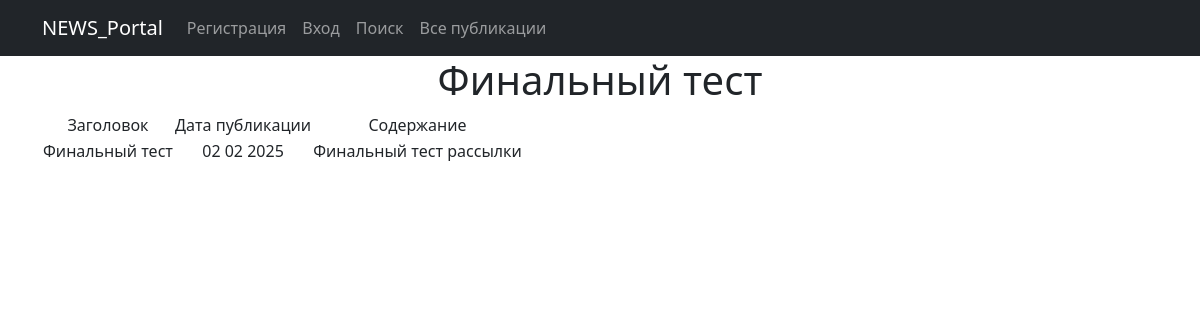
Before: /post/117/ with the older database file.
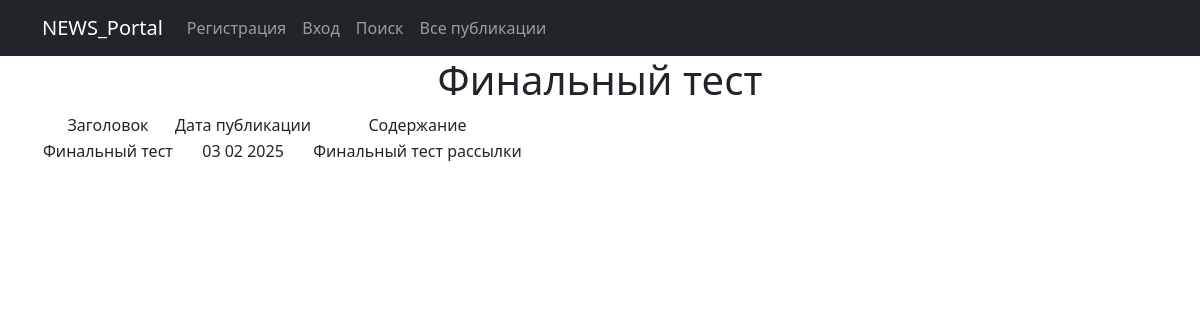
After: the same page with the newer database file.
### new_portal/models.py (models this page shows, shortened)
class Post(models.Model):
    author = models.ForeignKey(Author, on_delete=models.CASCADE)  # 'связь один ко многим' с моделью Author
    choice_type = models.CharField(max_length=2, choices=POST_TYPE_CHOICES, default='AR')  # Выбор типа сообщения
    time_in = models.DateTimeField(auto_now_add=True)  # автоматическое добавление даты и времени при создании поста
    categories = models.ManyToManyField(Category, through='PostCategory')  # 'связь многие ко многим' через PostCategory
    title = models.CharField(max_length=128)
    content = models.TextField()
    rating = models.IntegerField(default=0)

### new_portal/views.py (the view)
# urls.py: path('<int:pk>/', PostDetail.as_view(), name='post_detail'),
class PostDetail(DetailView):
    model = Post
    template_name = 'post_id.html'
    context_object_name = 'post_id'                            # имя для обращения в шаблоне

### new_portal/templatetags/censor_filters.py (called while the page is built)
@register.filter()  # декоратор, регистрирует функцию как фильтр (для применения его в шаблонах)
def censor(text):
    for el in BAD_WORDS:  # перебор списка слов и замена на *, при совпадении
        pattern = re.compile(r'\b{}\b'.format(el), re.IGNORECASE)
        censored_word = el[0] + '*' * (len(el) - 1)
        text = re.sub(pattern, censored_word, text)
    return text

### new_portal/templates/post_id.html (shortened to what this page needs)
{% extends 'flatpages/default.html' %}
{% load censor_filters %}
{% block content %}
<h1>{{ post_id.title }}</h1>
{% if post_id %}
        <table>
            <tr>
                <td>Заголовок</td>
                <td>Дата публикации</td>
                <td>Содержание</td>
            </tr>
            <tr>
                <td>{{ post_id.title|censor }}</td>
                <td>{{ post_id.time_in|date:'d m Y' }}</td>
                <td>{{ post_id.content|censor}}</td>
            </tr>
        </table>
{% endif %}
{% endblock content %}

Changed rows visible on the page:
changed Post "Финальный тест": time_in "02 02 2025" → "03 02 2025"
